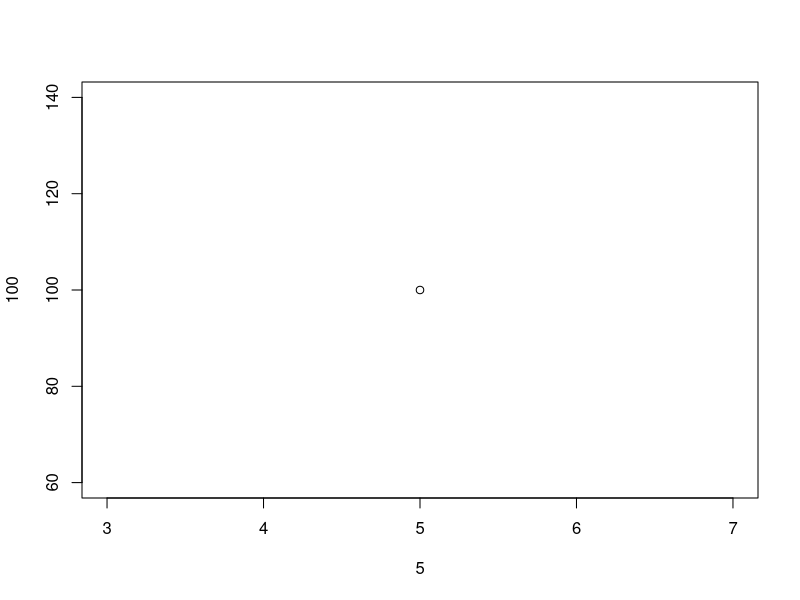
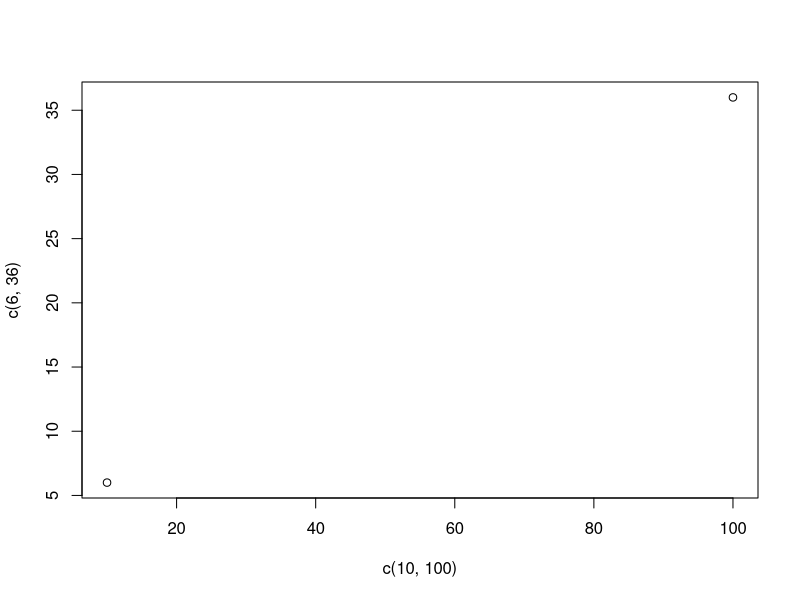
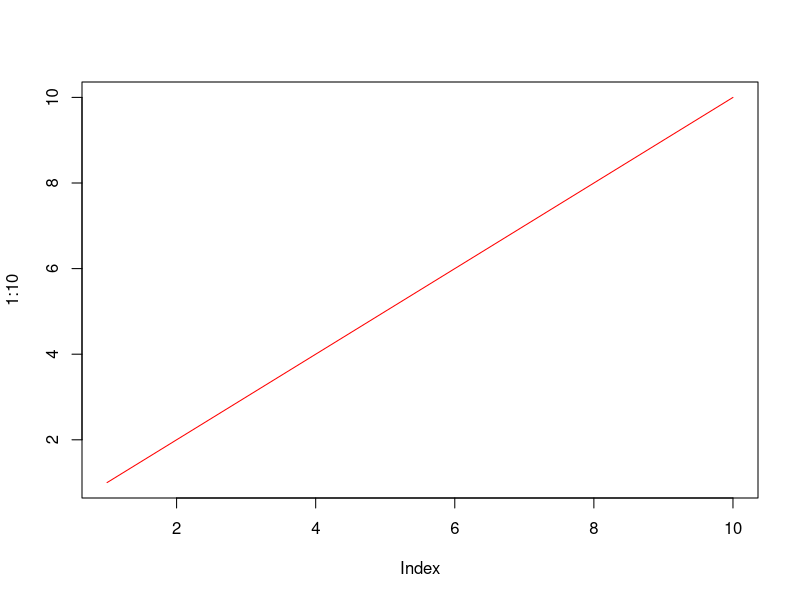
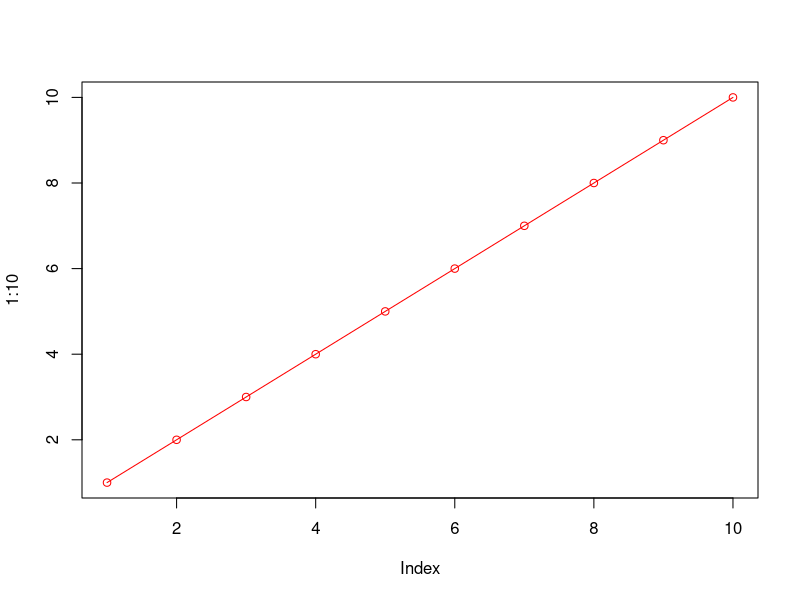
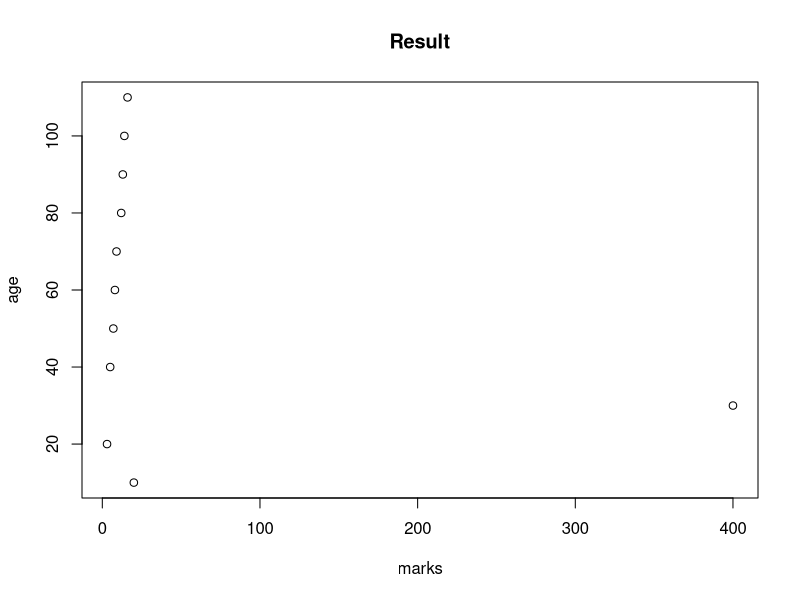
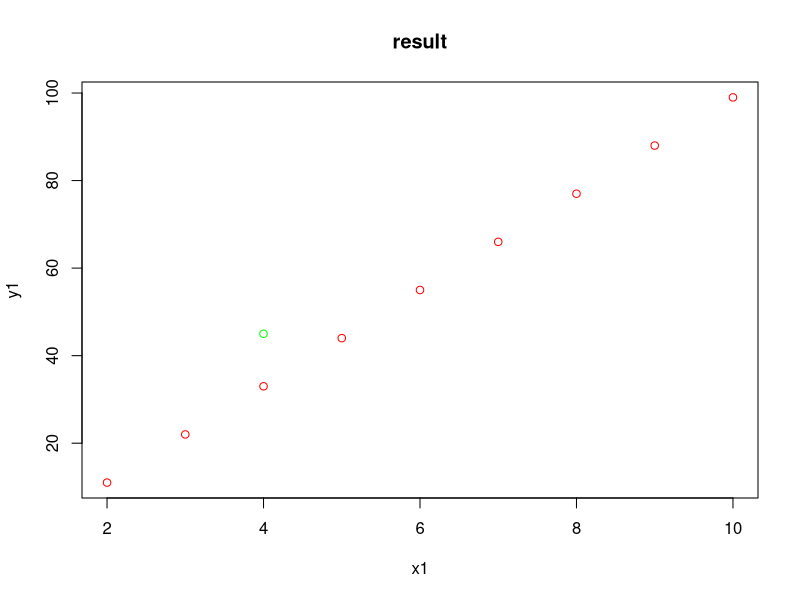
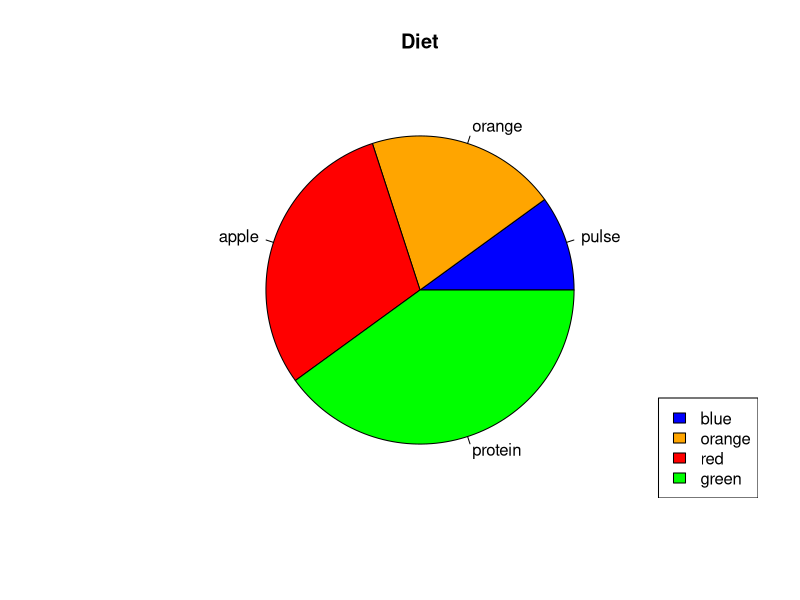

The R source for these figures, in order:
# Types of Graphs-
# 1. Line Chart
# 2. Scatterplot
# 3. pie chart
# 4. bar graph

plot(5,100)

plot(c(10, 100), c(6, 36))

# ------------Line Chart --------------------

plot(1:10, type ="l", col = "red") # color formatting
plot(1:10, type ="o", col = "red") 

#Scatter plot
x<- c(20,3,400,5,7,8,9,12,13,14,16)
y<- c(10,20,30,40,50,60,70,80,90,100,110)

plot(x, y, main = "Result", xlab = "marks", ylab = "age")

x1 <- c(2,3,4,5,6,7,8,9,10)
y1 <- c(11,22,33,44,55,66,77,88,99)

x2 <- c(1,1,2,2,3,3,4,12,12,23,45,41,54)
y2 <- c(10,100,120,130,140,150,45,78,89,190,110,121,230)

plot(x1, y1, col="red", main = "result")
points(x2,y2, col="green")

# -------------Pie Chart--------------------

x <- c(10,20,30,40)
mylabel <- c("pulse", "orange", "apple", "protein")
colors <- c("blue", "orange", "red", "green")
pie(x, labels = mylabel, main = "Diet", col = colors)

legend("bottomright", colors, fill = colors)
